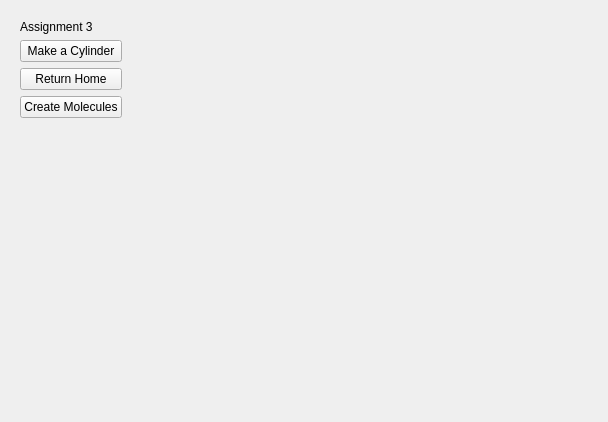
<?xml version="1.0" encoding="UTF-8"?>
<ui version="4.0">
 <class>Form</class>
 <widget class="QWidget" name="Form">
  <property name="geometry">
   <rect>
    <x>0</x>
    <y>0</y>
    <width>608</width>
    <height>422</height>
   </rect>
  </property>
  <property name="windowTitle">
   <string>Form</string>
  </property>
  <layout class="QGridLayout" name="gridLayout">
   <item row="0" column="0">
    <widget class="QWidget" name="controlsBox" native="true">
     <layout class="QVBoxLayout" name="verticalLayout">
      <item>
       <widget class="QLabel" name="label">
        <property name="text">
         <string>Assignment 3</string>
        </property>
       </widget>
      </item>
      <item>
       <widget class="QPushButton" name="exampleBtn">
        <property name="text">
         <string>Make a Cylinder</string>
        </property>
       </widget>
      </item>
      <item>
       <widget class="QPushButton" name="homeBtn">
        <property name="text">
         <string>Return Home</string>
        </property>
       </widget>
      </item>
      <item>
       <widget class="QPushButton" name="createH2oBtn">
        <property name="text">
         <string>Create Molecules</string>
        </property>
       </widget>
      </item>
      <item>
       <spacer name="verticalSpacer">
        <property name="orientation">
         <enum>Qt::Vertical</enum>
        </property>
        <property name="sizeHint" stdset="0">
         <size>
          <width>20</width>
          <height>40</height>
         </size>
        </property>
       </spacer>
      </item>
     </layout>
    </widget>
   </item>
   <item row="0" column="2">
    <spacer name="horizontalSpacer">
     <property name="orientation">
      <enum>Qt::Horizontal</enum>
     </property>
     <property name="sizeHint" stdset="0">
      <size>
       <width>439</width>
       <height>20</height>
      </size>
     </property>
    </spacer>
   </item>
  </layout>
 </widget>
 <resources/>
 <connections/>
</ui>
